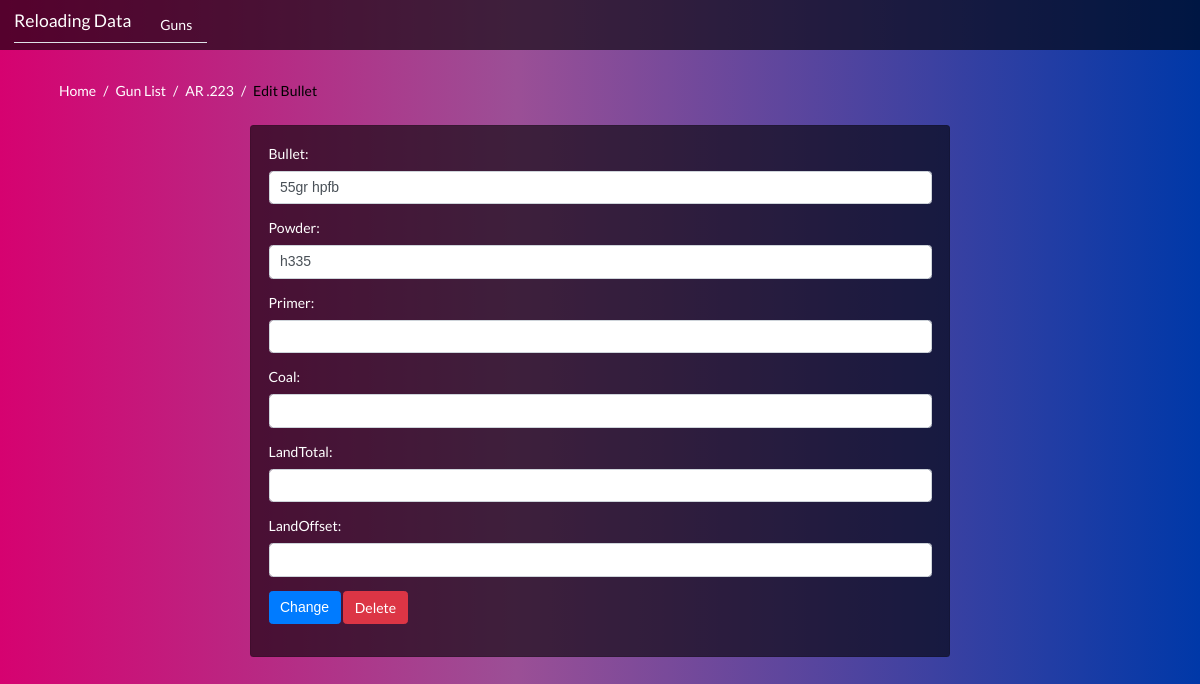
The app's page /gun/edit_bullet/1/, older data.
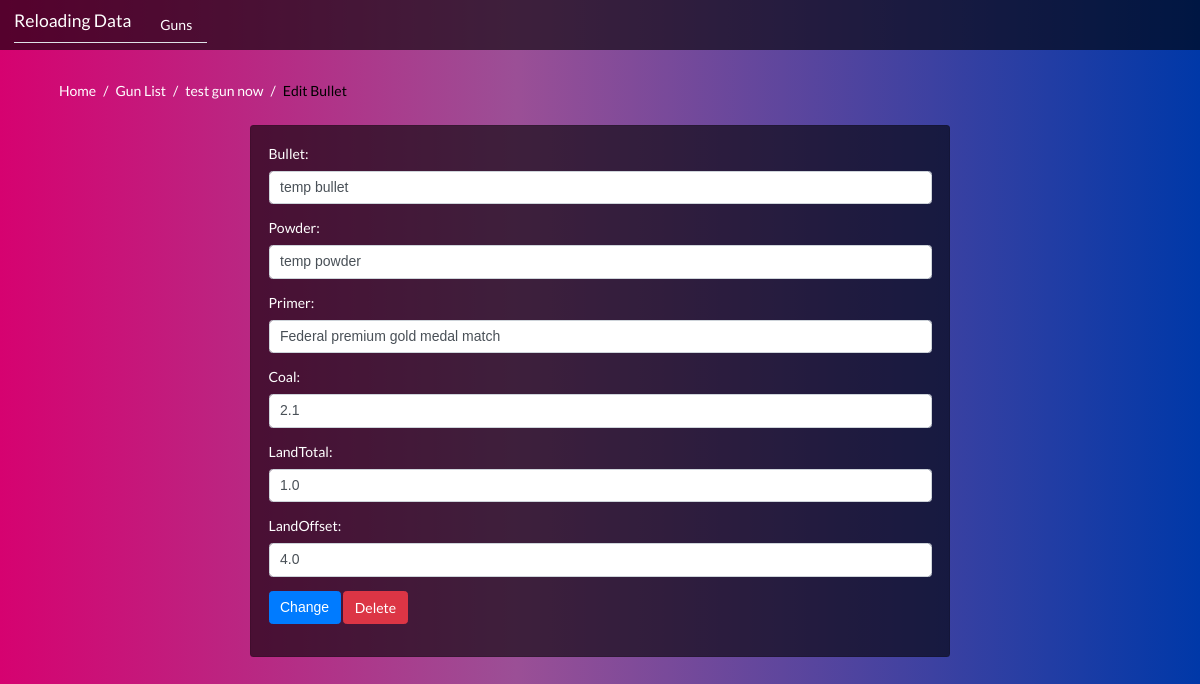
The same page, newer data.
### mydata/models.py (models this page shows, shortened)
class Gun(models.Model):
    gun = models.CharField(max_length=50)
    date_added = models.DateTimeField(auto_now_add=True)

class Bullet(models.Model):
    gun = models.ForeignKey(Gun, on_delete=models.CASCADE, related_name="bullets")
    bullet = models.CharField(max_length=50)
    powder = models.CharField(max_length=50)
    primer = models.CharField(max_length=50, null=True, blank=True)
    coal = models.FloatField(null=True,blank=True)
    landTotal = models.FloatField(null=True,blank=True)
    landOffset = models.FloatField(null=True,blank=True)
    date_added = models.DateTimeField(auto_now_add=True)

### mydata/views.py (the view)
# urls.py: path('gun/edit_bullet/<int:bullet_id>/', views.edit_bullet, name='edit_bullet'),
def edit_bullet(request, bullet_id):
    bullet = Bullet.objects.get(id=bullet_id)
    gun = bullet.gun
    if request.method != 'POST':
        form = BulletForm(instance=bullet)
    else:
        form = BulletForm(instance=bullet, data=request.POST)
        if form.is_valid():
            form.save()
            return HttpResponseRedirect(reverse('gun', args=[gun.id]))
    context = {'bullet': bullet, 'gun': gun, 'form': form}
    return render(request, 'edit_bullet.html', context)

### mydata/forms.py
class BulletForm(forms.ModelForm):
    class Meta:
        model = Bullet
        fields = ( 'bullet', 'powder', 'primer' ,'coal' ,'landTotal' ,'landOffset')
        widgets ={
            'bullet': forms.TextInput(attrs={'class': 'form-control'}),
            'powder': forms.TextInput(attrs={'class': 'form-control'}),
            'primer': forms.TextInput(attrs={'class': 'form-control'}),
            'coal': forms.NumberInput(attrs={'class': 'form-control'}),
            'landTotal': forms.NumberInput(attrs={'class': 'form-control'}),
            'landOffset': forms.NumberInput(attrs={'class': 'form-control'}),
        }

### mydata/templates/edit_bullet.html (shortened to what this page needs)
{% extends "base.html" %}
{% block content %}<br/>
  <div class="container">
    <nav aria-label="breadcrumb" >
      <ol class="breadcrumb" >
        <li class="breadcrumb-item"><a href="{% url 'home' %}">Home</a></li>
        <li class="breadcrumb-item"><a href="{% url 'guns' %}">Gun List</a></li>
        <li class="breadcrumb-item"><a href="{% url 'gun' gun.pk %}">{{gun.gun}}</a></li>
        <li class="breadcrumb-item active">Edit Bullet</li>
      </ol>
    </nav>
  </div>
  <div class="container d-flex justify-content-center">
    <div class="card " style="width: 50rem;">
      <div class="card-body ">
        <form method="POST" class="form-group">
          {{ form.as_p }}
          <button class="btn btn-primary">Change</button>
          <a class="btn btn-danger" href="{% url 'delete_bullet' bullet.pk %}" >Delete</a>
        </form>
      </div>
    </div><br/>
  </div>
{% endblock %}

### mydata/templates/base.html (shortened to what this page needs)
{% load static %}
<!DOCTYPE html>
<html>
  <head>
    <link rel="stylesheet" href="https://maxcdn.bootstrapcdn.com/bootstrap/4.0.0/css/bootstrap.min.css">
    <link rel="stylesheet" type='text/css' href="https://cdnjs.cloudflare.com/ajax/libs/semantic-ui/2.2.14/semantic.min.css">
    <link rel="stylesheet" href="https://cdnjs.cloudflare.com/ajax/libs/Chart.js/2.8.0/Chart.min.css" />
    <link rel="stylesheet" href='{% static "/styles/mystyle.css"%}'>
  </head>
  <header>
    <nav class="navbar navbar-expand-md navbar-dark ">
      <div id="navbar" class="navbar-collapse collapse">
        <ul class="nav nav-tabs mr-auto">
          <li class="navbar-brand"><a href="{% url 'home' %}">Reloading Data</a></li>
          <li class="nav-item"><a href="{% url 'guns' %}" class="nav-link">Guns</a></li>
        </ul>
      </div>
    </nav>
  </header>
  <body>
    {% block content%}
    {% endblock %}
  </body>

### static/styles/mystyle.css (style rules this page uses)
body { background: linear-gradient(90deg, rgba(214,2,112,1) 0%, rgba(155,79,150,1) 43%, rgba(0,56,168,1) 100%); }
nav.navbar { background-color: #00000099; }
nav.navbar a { color: white; }
.card { background-color: #00000099; }
.card p { color: white; }
ol.breadcrumb { background-color: #d3d3d300; }
.breadcrumb-item+.breadcrumb-item::before { color: white; }
ol.breadcrumb a { color: white; }
li.breadcrumb-item.active { color: black; }

Row changes from the older to the newer data that the page shows:
changed Gun: gun "AR .223" → "test gun now"
changed Bullet: bullet "55gr hpfb" → "temp bullet"; powder "h335" → "temp powder"; primer (not shown) → "Federal premium gold medal match"; coal (not shown) → "2.1"; landTotal (not shown) → "1.0"; landOffset (not shown) → "4.0"
